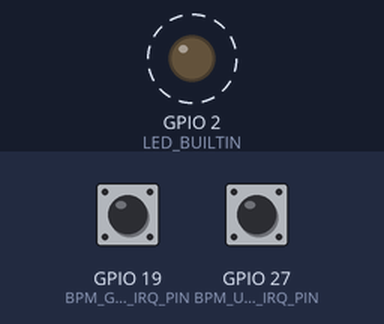
Simulated run of this program. Board: ESP32. Shown: output pins drawn as LEDs (lit = HIGH). Dashed ring = blinking. The test bench sets the inputs (shaded band); at power-on: GPIO 19 (BPM_GSA_IRQ_PIN) HIGH, GPIO 27 (BPM_UCE_IRQ_PIN) HIGH. Nothing arrives over Bluetooth unless stated; pins used as bus, display or sensor lines are not drawn.

Above: at 0.2 s.
Timing chart, 0 to 3.0 s (numbered marks = the images above):
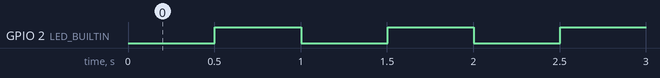

The program:

main.cpp
```cpp
#include <Arduino.h>

#include "SdgwDefs.h"
#include "SdgwTransport.h"
#include "SdgwBluetoothEndpoint.h"
#include "SdgwEndpointMux.h"
#include "SdgwSessionOwner.h"
#include <SdgwLink.h>

// GatewayCore
#include "IGatewayApp.h"
#include "GatewayApp.h"
#include "GwI2cBus.h"
#include "GwSpiBus.h"
#include "GwRouter.h"

static SdgwTransport serialTransport(Serial);
static SdgwBluetoothEndpoint bluetoothTransport("SimulDIESEL - BPM");
static SdgwSessionOwner sessionOwner(SDGW_ENDPOINT_NONE);
static SdgwEndpointMux transportMux(sessionOwner, serialTransport, bluetoothTransport);
static SdgwLink sdgwLink(transportMux, sessionOwner);

// Buses
static GwI2cBus i2cBus(Wire);
static GwSpiBus spiBus(SPI);

// Router
static GwRouter router(i2cBus, spiBus);

// App
static GatewayApp app(sdgwLink, router);

void setup() {
  // Reserva o GPIO23 exclusivamente para o reset global.
  digitalWrite(BPM_GLOBAL_RESET_PIN, BPM_GLOBAL_RESET_INACTIVE_LEVEL);
  pinMode(BPM_GLOBAL_RESET_PIN, OUTPUT);

  serialTransport.begin();
  serialTransport.setTextEnabled(true);
  bluetoothTransport.begin();
  bluetoothTransport.setTextEnabled(true);

  i2cBus.begin(BPM_GSA_I2C_SDA_PIN, BPM_GSA_I2C_SCL_PIN, 400000);
  spiBus.begin(1000000UL,
               BPM_SPI_SCK_PIN,
               BPM_SPI_MISO_PIN,
               BPM_SPI_MOSI_PIN);

  sdgwLink.attachApp(&app);
  app.begin();
  sdgwLink.begin();
}

void loop() {
  sdgwLink.poll();
  app.tick();
}
```

SdgwDefs.h
```cpp
#pragma once
#include <stdint.h>


// ============================================================
// I2C - Baby boards
// ============================================================
#define I2C_GSA_ADDR  0x23   // endereco fisico padrao do GSA no barramento I2C
#define BPM_GSA_I2C_SDA_PIN   21
#define BPM_GSA_I2C_SCL_PIN   22
#define BPM_GSA_IRQ_PIN       19
#define BPM_GLOBAL_RESET_PIN  23
#define BPM_GLOBAL_RESET_ACTIVE_LEVEL LOW
#define BPM_GLOBAL_RESET_INACTIVE_LEVEL HIGH

// ============================================================
// SPI - UCE backplane
// ============================================================
#define BPM_SPI_SCK_PIN       18
#define BPM_SPI_MISO_PIN      26
#define BPM_SPI_MOSI_PIN      25
#define BPM_UCE_SPI_CS_PIN    33
#define BPM_UCE_IRQ_PIN       27
#define BPM_UCE_RESET_PIN     BPM_GLOBAL_RESET_PIN

// ============================================================
// GSA - TLV commands (I2C payload)
// ============================================================
#define GSA_CMD_SETPOINT       0x10
#define GSA_CMD_ENABLE_CH      0x11
#define GSA_CMD_SET_LED        0x12
#define GSA_CMD_ENABLE_GLOBAL  0x14
#define GSA_CMD_FAULT_RESET    0x15
#define GSA_CMD_OFFSET_SET     0x16
#define GSA_CMD_OFFSET_SAVE    0x18
#define GSA_CMD_OFFSET_RESET   0x1A
#define GSA_CMD_STATUS_CH      0x1B
#define GSA_CMD_FAULT_EVENT    0x30
#define GSA_CMD_PHYSICAL_EVENT 0x31
#define GSA_CMD_FUNC_ERROR     0x7F
#define UCE_CMD_SET_LED        0x12
#define UCE_CMD_FUNC_ERROR     0x7F

#define LED_BUILTIN  2
// ============================================================
// UART
// ============================================================
#define SDGW_UART_BAUDRATE              115200
#define SDGW_UART_CONFIG                SERIAL_8N1


// Ajuste caso o LED da sua placa seja ativo em LOW
#define LED_ACTIVE_LOW 0


// ============================================================
// Protocol limits (logical = antes do COBS)
// ============================================================
#define SDGW_MAX_LOGICAL_FRAME          250   // CMD+FLAGS+SEQ+DATA(0..247)+CRC
#define SDGW_MAX_PAYLOAD                247

// COBS worst-case: len + len/254 + 1  (250 => 252) + delimiter => 253
// Mantemos folga para robustez
#define SDGW_MAX_ENCODED_FRAME          384
#define GW_SPI_PACKET_LIMIT             64

// Cache de resposta para retransmissão (ACK/ERR + delimiter)
// 64 é suficiente para ACK/ERR + 1 byte de erro, mas deixamos folga
#define SDGW_MAX_LAST_RESPONSE          64

// Handshake
#define SDGW_HANDSHAKE_BUFFER           64
#define SDGW_HANDSHAKE_TIMEOUT_MS       2000

// Sessao/atividade do link
#define SDGW_LINK_ACTIVITY_TIMEOUT_MS   4000

// Timeout interno do gateway ao rotear para a baby board
#define SDGW_GATEWAY_ROUTE_TIMEOUT_MS   100

// ============================================================
// Flags
// ============================================================
#define SDGW_FLAG_ACK_REQUIRED          0x01
#define SDGW_FLAG_IS_EVENT              0x02

// ============================================================
// Reserved commands
// ============================================================
#define SDGW_CMD_ACK                    0xF1
#define SDGW_CMD_ERR                    0xF2
#define SDGW_TLV_GATEWAY_ERR            0xFE

// ============================================================
// Reserved operational commands
// ============================================================
#define SDGW_CMD_PING                   0x55

// ============================================================
// Error codes (para payload do ERR)
// ============================================================
#define SDGW_ERR_UNKNOWN_CMD            0x01
#define SDGW_ERR_BAD_CRC                0x02
#define SDGW_ERR_BAD_COBS               0x03
#define SDGW_ERR_TOO_LARGE              0x04
#define SDGW_ERR_TOO_SMALL              0x05

// ============================================================
// CRC-8/ATM
// ============================================================
#define SDGW_CRC_POLY                   0x07
#define SDGW_CRC_INIT                   0x00

// ============================================================
// COBS framing
// ============================================================
#define SDGW_COBS_DELIMITER             0x00

// ============================================================
// Handshake strings
// ============================================================
#define SDGW_PC_BANNER                  "\nSIMULDIESELAPI\n"
#define SDGW_DEVICE_BANNER              "SimulDIESEL ver 0.0.1\n"

// ============================================================
// Sequence
// ============================================================
#define SDGW_SEQ_START                  1


// ============================================================
// Gateway compact commands (CMD byte = [ADDR:4][OP:4])
// A BPM sempre ocupa o endereco logico local 0x0.
// Os demais enderecos abaixo sao defaults de bootstrap do firmware
// e podem evoluir depois para configuracao persistida pela propria BPM.
// ============================================================
#define GW_ADDR_BPM         0x0
#define GW_ADDR_GSA         0x1
#define GW_ADDR_UCE         0x2
#define GW_ADDR_BROADCAST   0xF

#define GW_MAKE_CMD(addr, op4)   (uint8_t)((((addr) & 0x0F) << 4) | ((op4) & 0x0F))
#define GW_CMD_ADDR(cmd)         (uint8_t)(((cmd) >> 4) & 0x0F)
#define GW_CMD_OP(cmd)           (uint8_t)((cmd) & 0x0F)

// BPM local ops (0..15)
#define GW_OP_BPM_PING           0x0

// GSA ops (0..15)
#define GW_OP_GSA_TLV_TRANSACT   0x0
// UCE ops (0..15)
#define GW_OP_UCE_TLV_TRANSACT   0x0

// Comandos compactos resolvidos pelo host.
#define SDGW_CMD_BPM_PING        GW_MAKE_CMD(GW_ADDR_BPM, GW_OP_BPM_PING)
#define SDGW_CMD_GSA_TLV         GW_MAKE_CMD(GW_ADDR_GSA, GW_OP_GSA_TLV_TRANSACT)
#define SDGW_CMD_UCE_TLV         GW_MAKE_CMD(GW_ADDR_UCE, GW_OP_UCE_TLV_TRANSACT)
```

Measured:
- by itself, GPIO 2 (LED_BUILTIN): alternates HIGH for 0.50 s and LOW for 0.50 s
